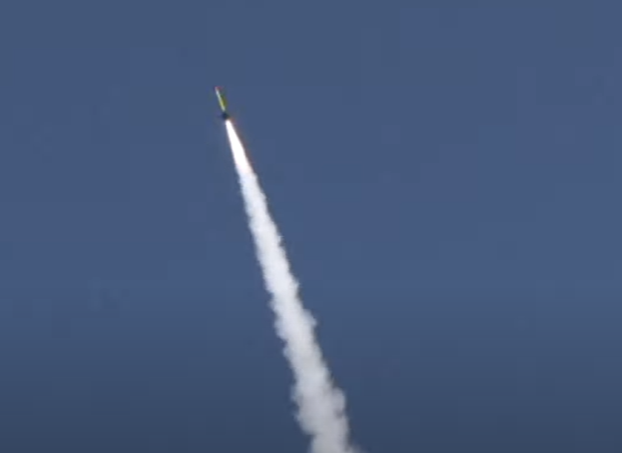
#> input picture Preliminary Tracking - Masking/01 First Test/lying_rocket.png, 622 x 453 px, found by its file name
$ python firsttest.py
#> lines starting #> are read from the running program, lines starting #| are printed output that depends on the picture; after the words box and inside, x2 and y2 are one past the last pixel; in counts of white or black regions, pixels touching at a corner belong together
#> further down, img is the input picture: shape (453, 622, 4); mean B, G, R, A 123.3, 90, 70.7, 255
### Preliminary Tracking - Masking/01 First Test/myfunctions.py
import cv2 as cv
import numpy as np

def findHighest(image):
    #convert to hsv format
    hsv = cv.cvtColor(image, cv.COLOR_BGR2HSV)
#> hsv: shape (453, 622, 3); mean H, S, V 109, 110.8, 123.3

    #define lower and upper bounds of blue to be removed
    lower_blue = np.array([60, 35, 140])
    upper_blue = np.array([180, 255, 255])

    #mask image according to arrays above, and apply slight blurring
    mask = cv.inRange(hsv, lower_blue, upper_blue)
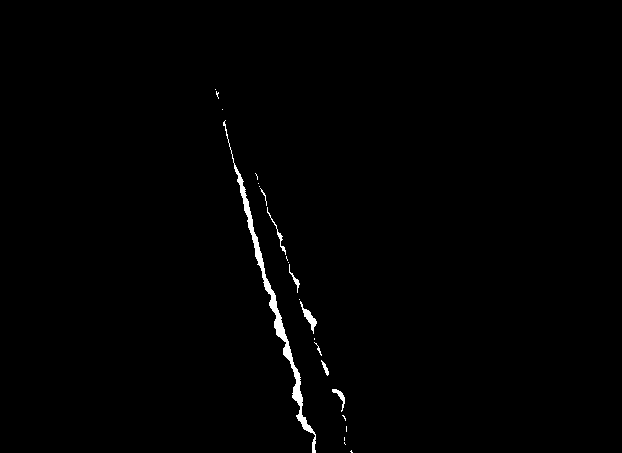
#> mask: shape (453, 622); 0.78% white; 23 white regions (15 under 20 px)
    mask = cv.GaussianBlur(mask, (5, 5), 0)

    cnts = cv.findContours(mask, cv.RETR_EXTERNAL, cv.CHAIN_APPROX_SIMPLE)
#> cnts = 9 contours, 1 with area under 20; largest, box (x1, y1, x2, y2) and area: (221, 118, 318, 453) 3116, (253, 171, 302, 295) 748, (297, 297, 331, 378) 606, (330, 387, 348, 423) 272, (213, 87, 221, 101) 70, (342, 435, 348, 447) 48, (344, 424, 349, 434) 36, (348, 448, 355, 453) 22
    cnts = cnts[0] if len(cnts) == 2 else cnts[1]
    c = max(cnts, key=cv.contourArea)
#> c = contour of 323 points, box (x1, y1, x2, y2) (221, 118, 318, 453), area 3116

    top = tuple(c[c[:, :, 1].argmin()][0])
#> top = (223, 118)

    return top

### Preliminary Tracking - Masking/01 First Test/firsttest.py
import cv2 as cv
import numpy as np
from myfunctions import findHighest

#load image
img = cv.imread("C:\\Users\\Teighin Nordholt\\Desktop\\Tech Dev Reading Break\\First Test\\lying_rocket.png", cv.IMREAD_UNCHANGED)

top = findHighest(img)
#> top = (223, 118)

cv.circle(img, top, 5, (0, 0, 255), 2)
#> img: shape (453, 622, 4); 0.03% of pixels changed, all inside (x1, y1, x2, y2) = (217, 112, 230, 125)

#print mask
cv.imshow("name", img)

#wait for a key to be pressed and delete all windows
cv.waitKey()
cv.destroyAllWindows()
